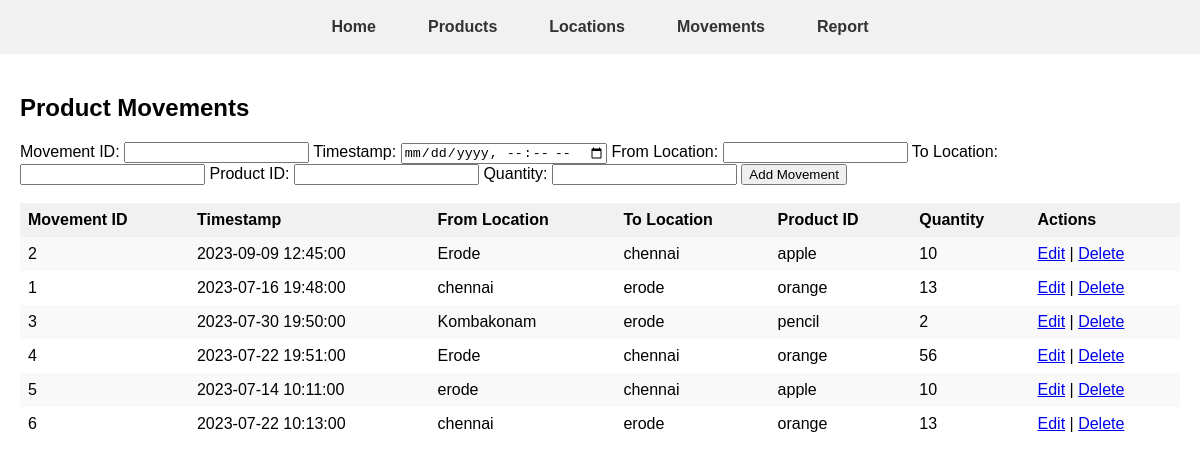
/movements, run on the app's committed database.
### app.py (models this page shows)
class ProductMovement(db.Model):
    movement_id = db.Column(db.String(50), primary_key=True)
    timestamp = db.Column(db.DateTime, nullable=False)
    from_location = db.Column(db.String(50))
    to_location = db.Column(db.String(50))
    product_id = db.Column(db.String(50), db.ForeignKey('product.product_id'), nullable=False)
    qty = db.Column(db.Integer, nullable=False)
    product = db.relationship('Product', backref=db.backref('movements', lazy=True))

### app.py (the view, shortened to what this page needs)
@app.route('/movements', methods=['GET', 'POST'])
def movements():
    movements = ProductMovement.query.all()
    return render_template('movements.html', movements=movements)

### templates/movements.html
{% extends 'base.html' %}
{% block content %}
    <h2>Product Movements</h2>
    <form method="POST" action="{{ url_for('movements') }}">
        <label for="movement_id">Movement ID:</label>
        <input type="text" id="movement_id" name="movement_id" required>
        <label for="timestamp">Timestamp:</label>
        <input type="datetime-local" id="timestamp" name="timestamp" required>
        <label for="from_location">From Location:</label>
        <input type="text" id="from_location" name="from_location">
        <label for="to_location">To Location:</label>
        <input type="text" id="to_location" name="to_location">
        <label for="product_id">Product ID:</label>
        <input type="text" id="product_id" name="product_id" required>
        <label for="qty">Quantity:</label>
        <input type="number" id="qty" name="qty" required>
        <button type="submit">Add Movement</button>
    </form>
    <br>
    <table>
        <tr>
            <th>Movement ID</th>
            <th>Timestamp</th>
            <th>From Location</th>
            <th>To Location</th>
            <th>Product ID</th>
            <th>Quantity</th>
            <th>Actions</th>
        </tr>
        {% for movement in movements %}
        <tr>
            <td>{{ movement.movement_id }}</td>
            <td>{{ movement.timestamp }}</td>
            <td>{{ movement.from_location }}</td>
            <td>{{ movement.to_location }}</td>
            <td>{{ movement.product_id }}</td>
            <td>{{ movement.qty }}</td>
            <td>
                <a href="{{ url_for('update_movement', movement_id=movement.movement_id) }}">Edit</a> |
                <a href="{{ url_for('delete_movement', movement_id=movement.movement_id) }}">Delete</a>
            </td>
        </tr>
        {% endfor %}
    </table>
{% endblock %}

### templates/base.html (shortened to what this page needs)
<!DOCTYPE html>
<html>
<head>
    <link rel="stylesheet" href="{{ url_for('static', filename='style.css') }}">
</head>
<body>
    <nav>
        <ul>
            <li><a href="{{ url_for('index') }}">Home</a></li>
            <li><a href="{{ url_for('products') }}">Products</a></li>
            <li><a href="{{ url_for('locations') }}">Locations</a></li>
            <li><a href="{{ url_for('movements') }}">Movements</a></li>
            <li><a href="{{ url_for('report') }}">Report</a></li>
        </ul>
    </nav>
    <div class="content">
        {% block content %}
        {% endblock %}
    </div>
</body>
</html>

### static/style.css (style rules this page uses)
body { font-family: Arial, sans-serif; margin: 0; padding: 0; }
table { width: 100%; border-collapse: collapse; }
th, td { padding: 8px; text-align: left; }
th { font-weight: bold; background-color: #f1f1f1; }
tr:nth-child(even) { background-color: #f9f9f9; }

### templates/base.html (style rules this page uses)
nav { background-color: #f1f1f1; padding: 10px; }
nav ul { list-style-type: none; padding: 0; margin: 0; display: flex; justify-content: center; }
nav li { margin: 0 10px; }
nav li a { display: inline-block; padding: 8px 16px; text-decoration: none; color: #333; font-weight: bold; }
.content { padding: 20px; }

### data on the page
ProductMovement: movement_id "2", timestamp "2023-09-09 12:45:00", from_location "Erode", to_location "chennai", product_id "apple", qty "10"
ProductMovement: movement_id "1", timestamp "2023-07-16 19:48:00", from_location "chennai", to_location "erode", product_id "orange", qty "13"
ProductMovement: movement_id "3", timestamp "2023-07-30 19:50:00", from_location "Kombakonam", to_location "erode", product_id "pencil", qty "2"
ProductMovement: movement_id "4", timestamp "2023-07-22 19:51:00", from_location "Erode", to_location "chennai", product_id "orange", qty "56"
ProductMovement: movement_id "5", timestamp "2023-07-14 10:11:00", from_location "erode", to_location "chennai", product_id "apple", qty "10"
ProductMovement: movement_id "6", timestamp "2023-07-22 10:13:00", from_location "chennai", to_location "erode", product_id "orange", qty "13"
